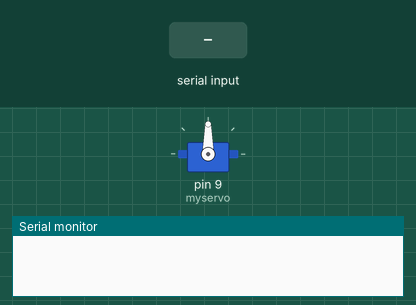
Bench run of a sketch on a simulated Arduino Uno, built with avr-gcc and run on an emulated ATmega328P. Parts: servo, the last lines printed to the serial monitor. The test bench sets the inputs (shaded band).

Above: at 1.2 s.
1.3 s: "1" received over the second serial link
At 2.5 s:
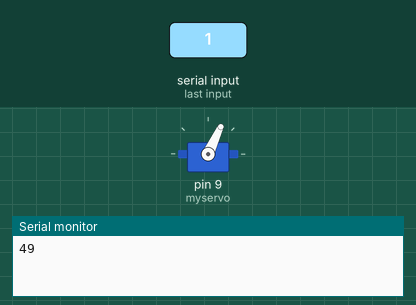
2.8 s: "0" received over the second serial link
At 3.8 s:
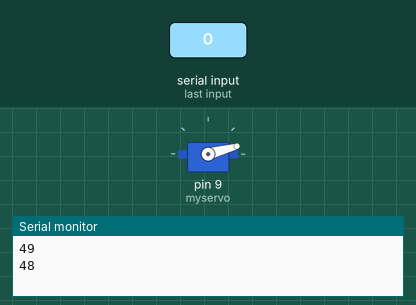
Timing chart, 0 to 5.8 s (numbered marks = the images above; inputs shaded):
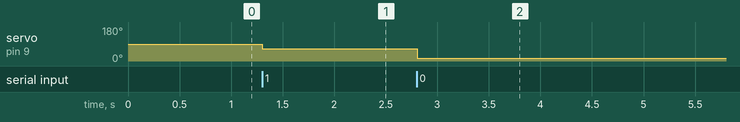

Measured:
- after the input at 1.3 s, servo on pin 9 (myservo): 90° → 65° at once
- after the input at 2.8 s, servo on pin 9 (myservo): 65° → 15° at once

The sketch:

final_bluetooth.ino
```cpp
#include <SoftwareSerial.h>// import the serial library
#include <Servo.h>

Servo myservo;

int pos = 0;
int count=0;
String aaa;

SoftwareSerial Genotronex(6, 7); // RX, TX

void setup() {
    myservo.attach(9);
  Genotronex.begin(9600);
  Serial.begin(9600);

}

void loop() {

  if (Genotronex.available()) {

    aaa=Genotronex.read();
    Serial.println(aaa);

    if (aaa.endsWith("49"))
{
   for (pos = 15; pos <= 65; pos += 1) { // goes from 0 degrees to 180 degrees
    // in steps of 1 degree
    myservo.write(pos);              // tell servo to go to position in variable 'pos'
                           // waits 15ms for the servo to reach the position
  }
}
    if (aaa.endsWith("48"))
      {
        for (pos =65; pos >=15 ; pos -= 1) { // goes from 0 degrees to 180 degrees
    // in steps of 1 degree
    myservo.write(pos);              // tell servo to go to position in variable 'pos'
                           // waits 15ms for the servo to reach the position
      }

  }
}
}
```
